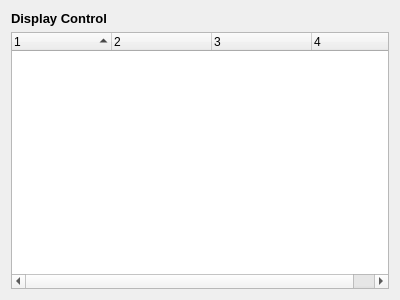
<?xml version="1.0" encoding="UTF-8"?>
<ui version="4.0">
 <class>BoundaryDisplayControlPanel</class>
 <widget class="QWidget" name="BoundaryDisplayControlPanel">
  <property name="geometry">
   <rect>
    <x>0</x>
    <y>0</y>
    <width>400</width>
    <height>300</height>
   </rect>
  </property>
  <property name="windowTitle">
   <string>Form</string>
  </property>
  <layout class="QVBoxLayout" name="verticalLayout">
   <item>
    <widget class="QLabel" name="label">
     <property name="font">
      <font>
       <pointsize>10</pointsize>
       <bold>true</bold>
      </font>
     </property>
     <property name="text">
      <string>Display Control</string>
     </property>
    </widget>
   </item>
   <item>
    <widget class="QTreeWidget" name="treeWidget">
     <property name="contextMenuPolicy">
      <enum>Qt::CustomContextMenu</enum>
     </property>
     <property name="editTriggers">
      <set>QAbstractItemView::NoEditTriggers</set>
     </property>
     <property name="selectionMode">
      <enum>QAbstractItemView::ExtendedSelection</enum>
     </property>
     <property name="sortingEnabled">
      <bool>true</bool>
     </property>
     <property name="columnCount">
      <number>4</number>
     </property>
     <attribute name="headerStretchLastSection">
      <bool>false</bool>
     </attribute>
     <column>
      <property name="text">
       <string notr="true">1</string>
      </property>
     </column>
     <column>
      <property name="text">
       <string notr="true">2</string>
      </property>
     </column>
     <column>
      <property name="text">
       <string notr="true">3</string>
      </property>
     </column>
     <column>
      <property name="text">
       <string notr="true">4</string>
      </property>
     </column>
    </widget>
   </item>
  </layout>
 </widget>
 <resources/>
 <connections/>
</ui>
